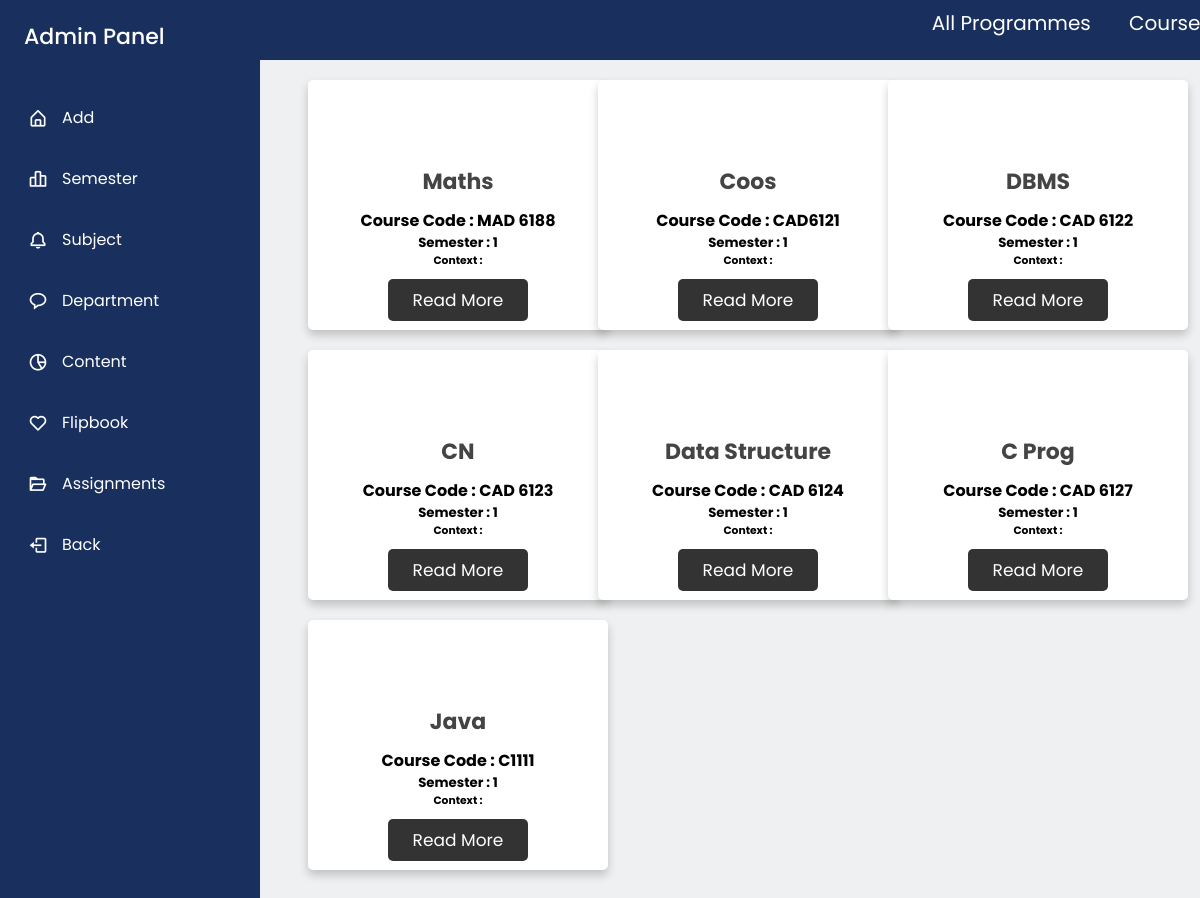
The app's page /sem1.php with its own data.
### tables this page shows
CREATE TABLE `subject` (
  `id` int(11) NOT NULL,
  `name` varchar(255) NOT NULL,
  `course_code` varchar(255) DEFAULT NULL,
  `description` text DEFAULT NULL,
  `semester` int(10) DEFAULT NULL,
  `created_date` timestamp NOT NULL DEFAULT current_timestamp(),
  `department` varchar(255) DEFAULT NULL,
  `session` varchar(255) DEFAULT NULL,
  `video_content` varchar(255) DEFAULT NULL,
  `flip_book` varchar(255) DEFAULT NULL,
  `assessment` varchar(255) DEFAULT NULL
);

### sem1.php (the view, shortened to what this page needs)
<!DOCTYPE html>
<html lang="en">
  <head>
    <link rel="stylesheet" href="https://cdnjs.cloudflare.com/ajax/libs/font-awesome/4.7.0/css/font-awesome.min.css">
<link rel="stylesheet" href="https://cdnjs.cloudflare.com/ajax/libs/font-awesome/5.15.2/css/all.min.css"/>
    <link rel="stylesheet" href="ad1_dashboard.css" />
    <link rel="stylesheet" href="sem1.css" />
    <link
      href="https://unpkg.com/boxicons@2.1.2/css/boxicons.min.css"
      rel="stylesheet"
    />
  </head>
  <body>
    <nav>
      <div class="logo">
        <span class="logo-name">Admin</span>
      </div>
      <div style="position:absolute; left:700px; top:-12px;">
      <div class="topbar">
      <ul>
            <li><a href="zdashboard.html">All Programmes</a></li>
            <li>
                <a href="#">Courses
                </a>
            </li>
        </ul>
</div>
</div>
      <div class="sidebar">
        <div class="logo">
          <span class="logo-name">Admin Panel</span>
        </div>
        <div class="sidebar-content">
          <ul class="lists">
            <li class="list">
              <a href="add_register1.php" class="nav-link">
                <i class="bx bx-home-alt icon"></i>
                <span class="link">Add</span>
              </a>
            </li>
            <li class="list">
              <a href="#" class="nav-link">
                <i class="bx bx-bar-chart-alt-2 icon"></i>
                <span class="link">Semester</span>
              </a>
            </li>
            <li class="list">
              <a href="#" class="nav-link">
                <i class="bx bx-bell icon"></i>
                <span class="link">Subject</span>
              </a>
            </li>
            <li class="list">
              <a href="#" class="nav-link">
                <i class="bx bx-message-rounded icon"></i>
                <span class="link">Department</span>
              </a>
            </li>
            <li class="list">
              <a href="#" class="nav-link">
                <i class="bx bx-pie-chart-alt-2 icon"></i>
                <span class="link">Content</span>
              </a>
            </li>
            <li class="list">
              <a href="#" class="nav-link">
                <i class="bx bx-heart icon"></i>
                <span class="link">Flipbook</span>
              </a>
            </li>
            <li class="list">
              <a href="#" class="nav-link">
                <i class="bx bx-folder-open icon"></i>
                <span class="link">Assignments</span>
              </a>
            </li>
            <li class="list">
              <a href="ad1_dashboard.php" class="nav-link">
                <i class="bx bx-log-out icon"></i>
                <span class="link">Back</span>
              </a>
            </li>
          </ul>
          </div>
        </div>
    </nav>
    <div class="container">
    <div class='box-container'>
        <?php
            $conn = mysqli_connect("localhost","root","","creslms");
            $query="SELECT * FROM subject";
            $result = mysqli_query($conn, $query);
            if (mysqli_num_rows($result) > 0)
            {
            $count=0;
                    while($row = mysqli_fetch_assoc($result))
                    {
                        $count++;
                        $subject = $row['name'];
                        $courseCode = $row['course_code'];
                        $description = $row['description'];
                        $semester = $row['semester'];
                     echo"
                                <div class='box'>
                                    <img src='image/icon-$count.png' alt=''>";
                                    echo "<h3>$subject</h3>";
                                     echo "<h4> Course Code : $courseCode</h4>";
                                      echo "<h5> Semester : $semester</h5>";
                                      echo "<h6>Context : $description</h6>";
                                   echo "<a href=''#'' class='btn'>read more</a>
                                </div>
                             ";
                    }
            }
            else{
                echo "<h4> no record found </4>";
            }
        ?>
    </div>
  </body>
</html>

### ad1_dashboard.css (style rules this page uses)
* { margin: 0; padding: 0; box-sizing: border-box; font-family: 'Poppins', sans-serif; }
body { min-height: 100%; background: #eef0f1; }
nav { position: fixed; top: 0; left: 0; height: 60px; width: 100%; display: flex; align-items: center; background: #19305e; box-shadow: 0 0 1px rgba(0, 0, 0, 0.1); }
nav .logo { display: flex; align-items: center; margin: 0 24px; }
.logo .logo-name { color: white; font-size: 22px; font-weight: 500; }
nav .sidebar { position: fixed; top: 0; height: 100%; width: 260px; padding: 20px 0; background-color: #19305e; box-shadow: 0 5px 1px rgba(0, 0, 0, 0.1); transition: all 0.4s ease; }
.sidebar .sidebar-content { display: flex; height: 100%; width: min-content; flex-direction: column; justify-content: space-between; padding: 30px 16px; }
.sidebar-content .list { list-style: none; }
.list .nav-link { display: flex; align-items: center; margin: 8px 0; padding: 14px 12px; border-radius: 8px; text-decoration: none; }
.nav-link .icon { margin-right: 14px; font-size: 20px; color: white; }
.nav-link .link { font-size: 16px; color: white; font-weight: 400; }
.topbar ul { float: right; margin-right: -550px; }
.topbar ul li { display: inline-block; }
.topbar ul li a { color: white; display: block; padding: 0 17px; line-height: 70px; font-size: 20px; background: #19305e; transition: 0.5s; }

### sem1.css (style rules this page uses)
* { font-family: 'Poppins', sans-serif; margin: 0; padding: 0; box-sizing: border-box; outline: none; border: none; text-decoration: none; text-transform: capitalize; transition: 0.2s linear; }
.container { padding: 80px 9%; padding-bottom: 100px; margin-left: 200px; }
.container .box-container { display: grid; grid-template-columns: repeat(3, minmax(270px, 1fr)); gap: 20px; column-gap: -50cm; }
.container .box-container .box { box-shadow: 0 5px 10px rgba(0, 0, 0, 0.2); border-radius: 5px; background: #fff; text-align: center; padding: 50px 20px; width: 300px; height: 250px; margin-left: auto; }
.container .box-container .box h3 { color: #444; font-size: 22px; padding: 10px 0; }
.container .box-container .box .btn { margin-top: 10px; display: inline-block; background: #333; color: #fff; font-size: 17px; border-radius: 5px; padding: 8px 25px; }

### records on screen
subject: name "Maths", course_code "MAD 6188", semester "1"
subject: name "Coos", course_code "CAD6121", semester "1"
subject: name "DBMS", course_code "CAD 6122", semester "1"
subject: name "CN", course_code "CAD 6123", semester "1"
subject: name "Data Structure", course_code "CAD 6124", semester "1"
subject: name "C Prog", course_code "CAD 6127", semester "1"
subject: name "Java", course_code "C1111", semester "1"
